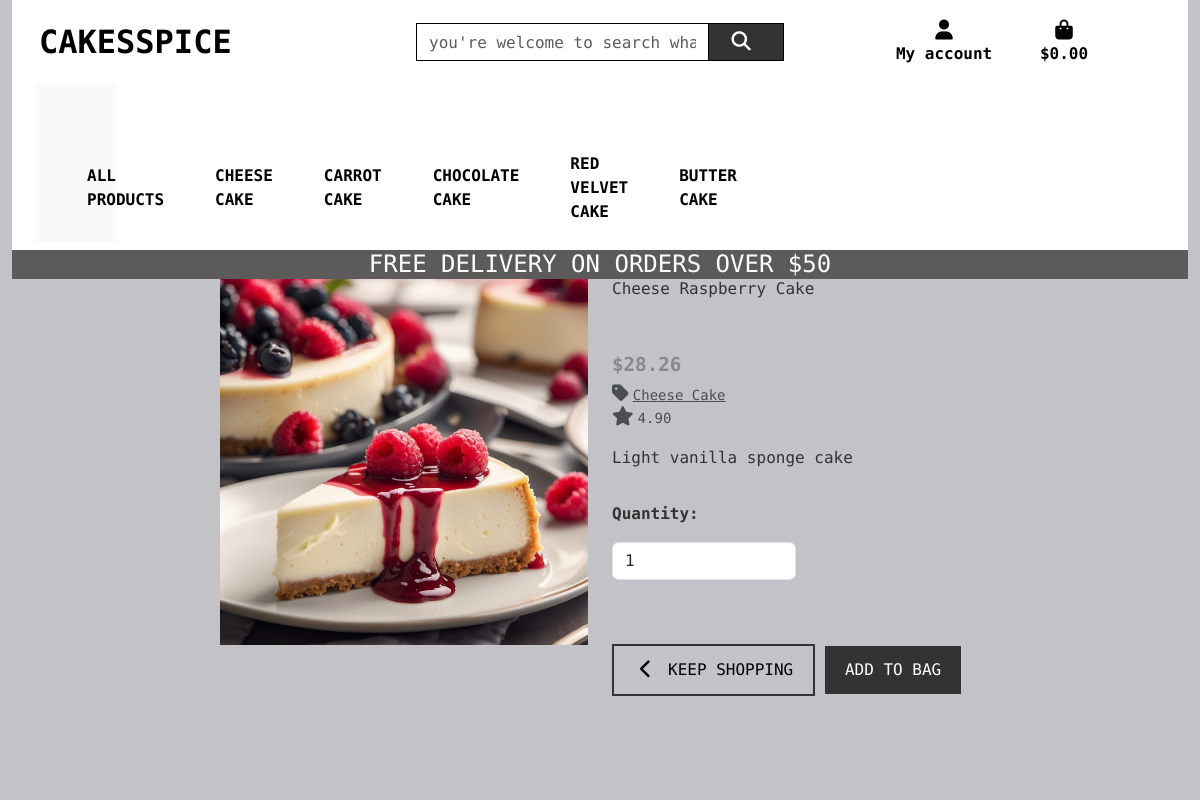
/products/1, run on the app's committed database.
### products/models.py (models this page shows, shortened)
class Product(models.Model):
    name = models.CharField(max_length=500)
    price = models.DecimalField(max_digits=10, decimal_places=2)
    description = models.TextField(default=now)
    category = models.ForeignKey('Category', on_delete=models.CASCADE, default=1)
    rating = models.DecimalField(max_digits=6, decimal_places=2, null=False, default=0.0)
    imageUrl = models.URLField(null=True, blank=True)
    image = models.ImageField(upload_to='products/', null=True, blank=True)

class Category(models.Model):
    class Meta:
        verbose_name_plural = 'Categories'
    name = models.CharField(max_length=500)
    description = models.TextField(default=now)
    created_at = models.DateTimeField(default=now)

### products/views.py (the view)
# urls.py: path('<item_id>', views.product_details, name='product_detail'),
def product_details(request, item_id):
    product = get_object_or_404(Product, id=item_id)
    context = {
        'product': product,
        'item_id': item_id,
    }
    return render(request, 'products/product_details.html', context)

### bag/context.py (called while the page is built, shortened)
def bag_contents(request):
    bag_items = []
    total = 0
    product_count = 0
    bag = request.session.get('bag', {})
    if not bag:
        return {
            'bag_items': bag_items,
            'total': total,
            'product_count': product_count,
            'delivery': 0,
            'free_delivery_delta': 0,
            'free_delivery_threshold': 0,
            'grand_total': 0
        }

### products/templates/products/product_details.html (shortened to what this page needs)
{% extends "base.html" %}
{% load static %}
{% block content %}
    <div class="overlay"></div>
    <div class="container-fluid">
        <div class="row">
            <div class="col-12 col-md-6 col-lg-4 offset-lg-2">
                <div class="image-container my-5">
                    {% if product.image %}
                        <a href="{{ product.image.url }}" target="_blank">
                            <img class="card-img-top img-fluid" src="{{ product.image.url}}" alt="{{ product.name }}">
                        </a>
                        {% else %}
                        <a href="">
                            <img class="card-img-top img-fluid" src="{{ MEDIA_URL}}noimage.png" alt="{{ product.name }}">
                        </a>
                    {% endif %}
                </div>
            </div>
            <div class="col-12 col-md-6 col-lg-4">
                <div class="product-details-container mb-5 mt-md-5">
                    <p class="mb-0">{{ product.name }}</p>
                    <p class="lead mb-0 text-left font-weight-bold">${{ product.price }}</p>
                    {% if product.category %}
                    <p class="small mt-1 mb-0">
                        <a class="text-muted" href="{% url 'products' %}?category={{ product.category.name }}">
                            <i class="fas fa-tag mr-1"></i>{{product.category.name}}
                        </a>
                    </p>
                    {% endif %}
                    {% if product.rating %}
                        <small class="text-muted"><i class="fas fa-star mr-1"></i>{{ product.rating}}</small>
                    {% else %}
                        <small class="text-muted"> No Rating</small>
                    {% endif %}
                    <p class="mt-3">{{ product.description}}</p>
                    <form class="form" action="{% url 'add_to_bag' product.id %}" method="POST">
                        <div class="form-row">
                            <div class="col-12">
                                <p class="mt-3"><strong>Quantity:</strong></p>
                                <div class="form-group w-50">
                                    <div class="input-group">
                                        <input class="form-control qty-input" type="number" name="quantity" value="1" min="1" max="99" data-item_id="{{ product.id }}" id="id_qty_{{product.id}}">
                                    </div>
                                </div>
                            </div>
                            <div class="col-12">
                                <a href="{% url 'products' %}" class="btn btn-outline-black rounded-0 mt-5">
                                    <span class="icon">
                                        <i class="fas fa-chevron-left"></i>
                                    </span>
                                    <span class="text-uppercase">Keep Shopping</span>
                                </a>
                                <input type="submit" class="btn btn-black rounded-0 text-uppercase mt-5" value="Add to Bag">
                            </div>
                        </div>
                    </form>
                </div>
            </div>
        </div>
    </div>
{% endblock %}

### templates/base.html (shortened to what this page needs)
{% load static %}
<!doctype html>
<html lang="en">
  <head>
    {% block corecss %}
    <link href="https://stackpath.bootstrapcdn.com/bootstrap/4.5.2/css/bootstrap.min.css" rel="stylesheet">
    <link href="https://cdn.jsdelivr.net/npm/bootstrap@5.3.3/dist/css/bootstrap.min.css" rel="stylesheet">
    <link rel="stylesheet" href="{% static 'css/base.css' %}">
    {% endblock %}
  </head>
  <body>
    <header class="container-fluid fixed-top">
      <div id="topnav" class="row bg-white pt-lg-2 d-home d-lg-flex">
        <div class="col-12 col-lg-4 my-auto py-1 py-lg-0 text-center text-lg-left">
          <a href="{% url 'home' %}" class="nav-link main-logo-link">
            <h2 class="logo-font text-black my-0"><strong>CakesSpice</strong></h2>
          </a>
        </div>
        <div class="col-12 col-lg-4 my-auto py-1 py-lg-0">
          <form method="GET" action="{% url 'products' %}">
            <div class="input-group w-100">
              <input class="form-control border border-black rounded-0" type="text" name="q" placeholder="you're welcome to search what you want">
              <div class="input-group-append">
                <button class="form-control btn btn-black border border-black rounded-0" type="submit">
                  <span class="icon">
                    <i class="fas fa-search"></i>
                  </span>
                </button>
              </div>
            </div>
          </form>
        </div>
        <div class="col-12 col-lg-4 my-auto py-1 py-lg-0">
          <ul class="list-inline list-unstyled text-center text-lg-right my-0">
            <li class="list-inline-item dropdown">
              <a class="text-black nav-link" href="" id="user-options" data-toggle="dropdown" aria-haspopup="true" aria-expanded="false">
                <div class="text-center">
                  <div><i class="fas fa-user fa-lg"></i></div>
                  <p class="my-0">My account</p>
                </div>
              </a>
            </li>
            <li class="list-inline-item">
              <a class="{% if grand_total %}text-info font-weight-bold{% else %}text-black{% endif %} nav-link"href="{% url 'view_bag' %}">
                <div class="text-center">
                  <div><i class="fas fa-shopping-bag fa-lg"></i></div>
                  <p class="my-0">
                    {% if grand_total%}
                      ${{ grand_total|floatformat:2 }}
                    {% else %}
                      $0.00
                    {% endif %}
                  </p>
                </div>
              </a>
            </li>
          </ul>
        </div>
      </div>
      <div class="row bg-white">
        <nav class="navbar navbar-expand-lg">
            {% include 'includes/main-nav.html' %}
        </nav>
      </div>
      <div id="delivery-banner" class="row text-center">
        <div class="col bg-black text-white">
          <h4 class="logo-font my-0">Free delivery on orders over $5{{free_delivery_threshold}}</h4>
        </div>
      </div>
    </header>
    {% block content %}
    {% endblock %}
  </body>
</html>

### templates/includes/main-nav.html (shortened to what this page needs)
<nav class="navbar navbar-expand-lg navbar-light bg-light">
    <div class="container">
        <div class="collapse navbar-collapse" id="main-nav">
            <ul class="navbar-nav w-auto mx-auto">
                <li class="nav-item dropdown">
                    <a class="logo-font font-weight-bold nav-link text-black" href="#" id="all-products-link" data-bs-toggle="dropdown" aria-haspopup="true" aria-expanded="false">
                        All Products
                    </a>
                </li>
                <li class="nav-item dropdown">
                    <a class="logo-font font-weight-bold nav-link text-black" href="#" id="cheese-cake-link" data-bs-toggle="dropdown" aria-haspopup="true" aria-expanded="false">
                        Cheese Cake
                    </a>
                </li>
                <li class="nav-item dropdown">
                    <a class="logo-font font-weight-bold nav-link text-black" href="#" id="carrot-cake-link" data-bs-toggle="dropdown" aria-haspopup="true" aria-expanded="false">
                        Carrot Cake
                    </a>
                </li>
                <li class="nav-item dropdown">
                    <a class="logo-font font-weight-bold nav-link text-black" href="#" id="chocolate-cake-link" data-bs-toggle="dropdown" aria-haspopup="true" aria-expanded="false">
                        Chocolate Cake
                    </a>
                </li>
                <li class="nav-item dropdown">
                    <a class="logo-font font-weight-bold nav-link text-black" href="#" id="Red-Velvet-cake-link" data-bs-toggle="dropdown" aria-haspopup="true" aria-expanded="false">
                        Red Velvet Cake
                    </a>
                </li>
                <li class="nav-item dropdown">
                    <a class="logo-font font-weight-bold nav-link text-black" href="#" id="butter-cake-link" data-bs-toggle="dropdown" aria-haspopup="true" aria-expanded="false">
                        Butter Cake
                    </a>
                </li>
            </ul>
        </div>
    </div>
</nav>

### static/css/base.css (style rules this page uses)
html { height: 100%; }
.icon { align-items: center; display: inline-flex; justify-content: center; height: 1.5rem; width: 1.5rem; }
.logo-font { text-transform: uppercase; }
.main-logo-link { width: fit-content; }
.btn-black { background: black; color: white; }
.btn-outline-black { background: white; color: black !important; border: 1px solid black; }
.text-black { color: #000!important; }
.border-black { border: 1px solid black!important; }
.bg-black { background: #5c5a5a !important; }
.overlay { height: 100%; width: 100%; top: 0; left: 0; position: fixed; background: white; z-index: -1; }
body { font-family: Geist Mono; background-color: #f4f4f9; color: #333; margin: 0; padding: 0; }
.overlay { position: absolute; top: 0; left: 0; width: 100%; height: 100%; background: rgba(0, 0, 0, 0.2); z-index: -1; }
.container { margin-top: 50px; }
.row { margin: 0; }
.btn { padding: 12px 20px; font-size: 1rem; border-radius: 30px; display: inline-flex; align-items: center; justify-content: center; }
.btn-outline-black { border: 2px solid #333; color: #333; background-color: transparent; transition: all 0.3s ease; }
.btn-black { background-color: #333; color: white; border: none; transition: all 0.3s ease; }
.icon { margin-right: 10px; }
.fas { font-size: 1.2rem; }
.lead { font-size: 1.2rem; font-weight: bold; color: #888; text-align: center; margin-top: 50px; }
.btn-outline-black { margin-top: 20px; }
@media (min-width: 1200px) { .container { max-width: 80px; } }
.navbar-nav { list-style: none; margin: 0; padding: 0; display: flex; justify-content: center; align-items: center; }
.nav-item { position: relative; margin: 0 15px; }
.nav-link { text-decoration: none; font-weight: bold; color: black; padding: 10px 15px; display: block; font-size: 16px; transition: background-color 0.3s ease; }
.navbar-nav > .nav-item { margin-right: 20px; }

### data on the page
Product: image (picture), name "Cheese Raspberry Cake", price "28.26", category.name "Cheese Cake", rating "4.90", description "Light vanilla sponge cake", quantity "1"

### other printed values
{{ free_delivery_threshold }} "0"
